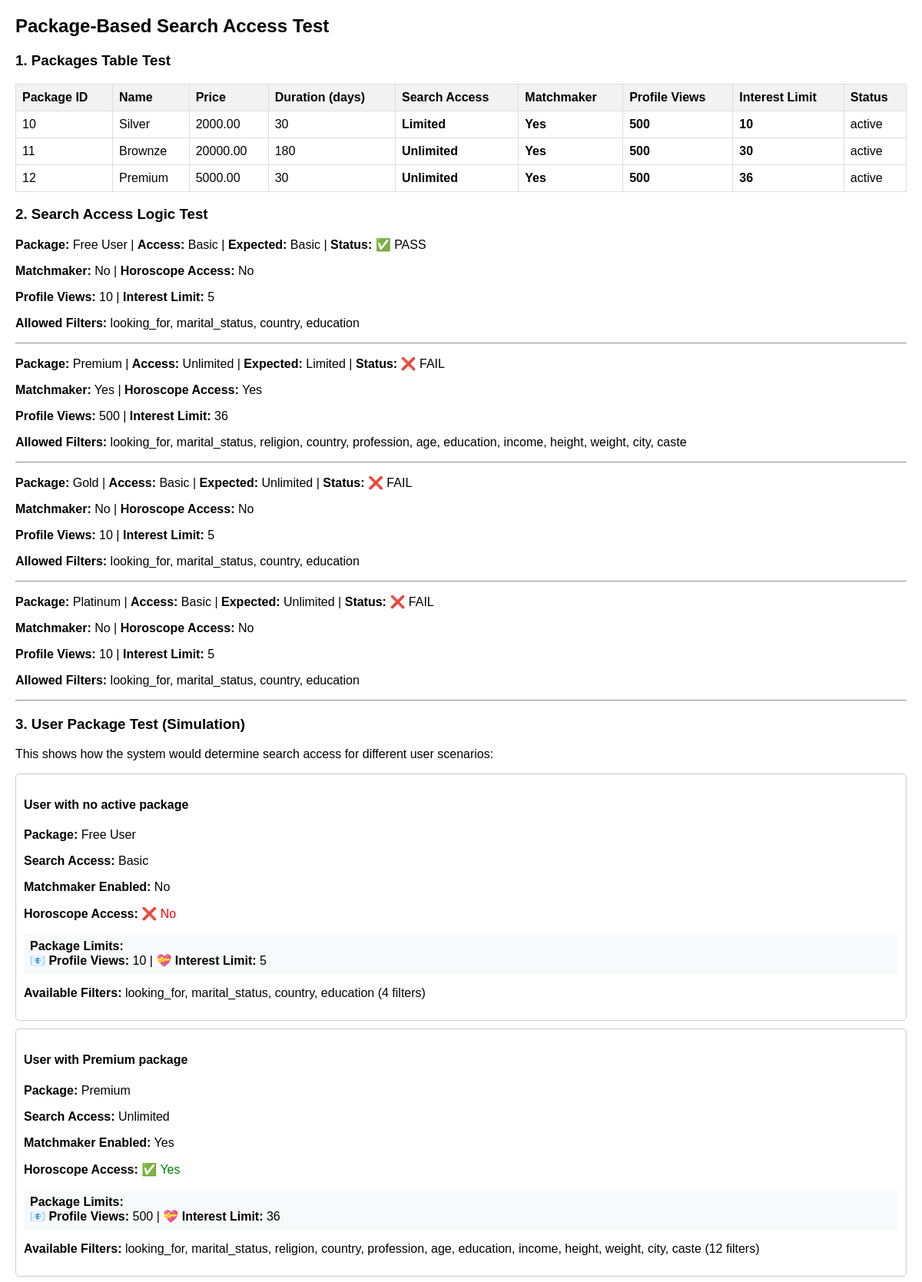
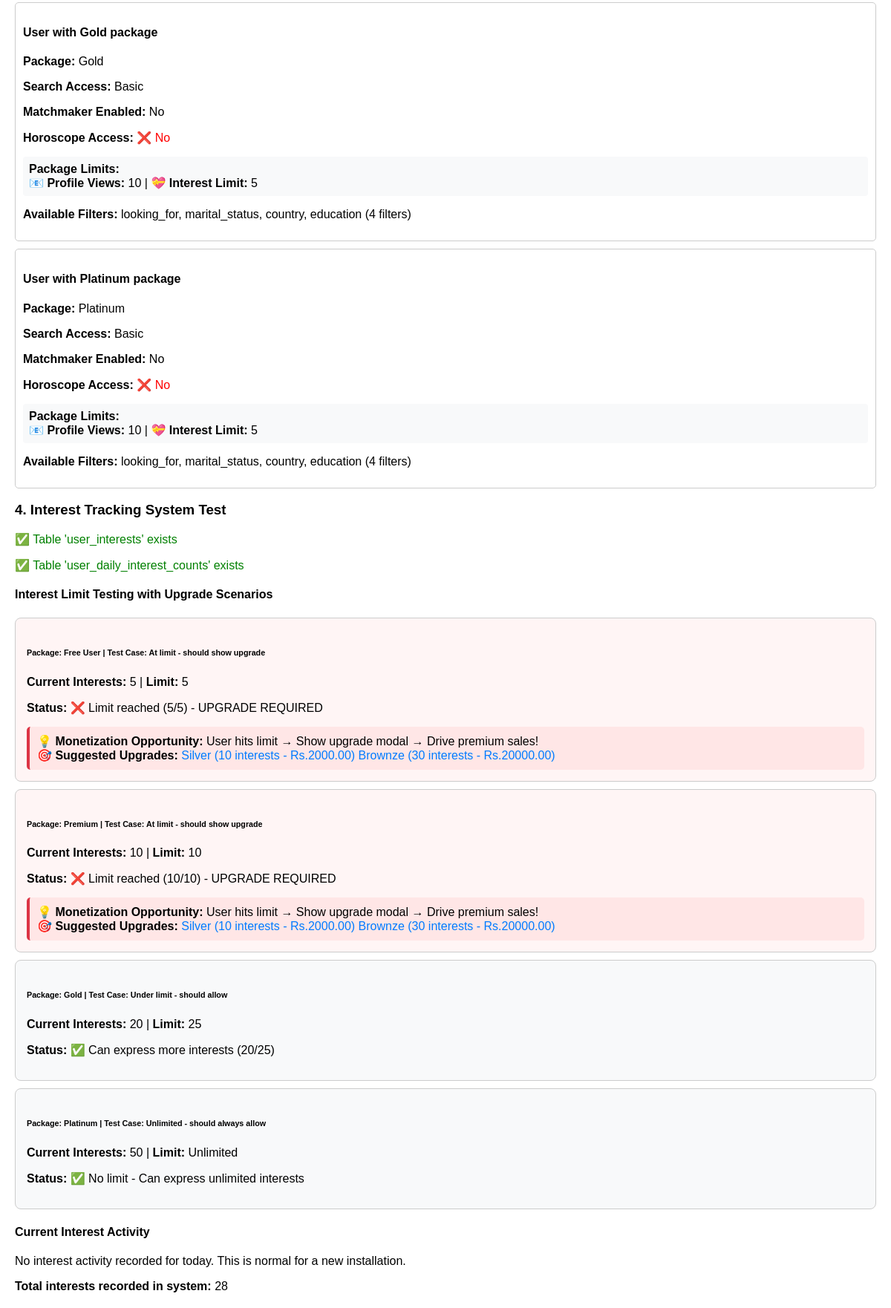
The page /Appthennilavu/test_packages.php on the database its author committed (2 pictures, top to bottom).
### tables this page shows
CREATE TABLE `packages` (
  `package_id` int(11) NOT NULL,
  `name` varchar(100) NOT NULL,
  `price` decimal(10,2) NOT NULL,
  `duration_days` int(11) NOT NULL,
  `status` enum('active','inactive','draft') DEFAULT 'active',
  `description` text DEFAULT NULL,
  `created_at` timestamp NOT NULL DEFAULT current_timestamp(),
  `profile_views_limit` varchar(50) DEFAULT NULL,
  `interest_limit` varchar(50) DEFAULT NULL,
  `search_access` enum('Limited','Unlimited') DEFAULT 'Limited',
  `profile_view_enabled` enum('Yes','No') DEFAULT 'No',
  `profile_hide_enabled` enum('Yes','No') DEFAULT 'No',
  `matchmaker_enabled` enum('Yes','No') DEFAULT 'No'
);

### Appthennilavu/test_packages.php (the view, shortened to what this page needs)
<?php
$host = "localhost";
$user = "thennilavu_matrimonial";
$pass = "OYVuiEKfS@FQ";
$db = "thennilavu_thennilavu";
$conn = new mysqli($host, $user, $pass, $db);
echo "<h2>Package-Based Search Access Test</h2>";
echo "<h3>1. Packages Table Test</h3>";
$result = $conn->query("SELECT * FROM packages WHERE status = 'active'");
if ($result && $result->num_rows > 0) {
    echo "<table border='1' style='border-collapse: collapse; width: 100%;'>";
    echo "<tr><th>Package ID</th><th>Name</th><th>Price</th><th>Duration (days)</th><th>Search Access</th><th>Matchmaker</th><th>Profile Views</th><th>Interest Limit</th><th>Status</th></tr>";
    while ($row = $result->fetch_assoc()) {
        echo "<tr>";
        echo "<td>" . htmlspecialchars($row['package_id']) . "</td>";
        echo "<td>" . htmlspecialchars($row['name']) . "</td>";
        echo "<td>" . htmlspecialchars($row['price']) . "</td>";
        echo "<td>" . htmlspecialchars($row['duration_days']) . "</td>";
        echo "<td><strong>" . htmlspecialchars($row['search_access']) . "</strong></td>";
        echo "<td><strong>" . htmlspecialchars($row['matchmaker_enabled']) . "</strong></td>";
        echo "<td><strong>" . htmlspecialchars($row['profile_views_limit']) . "</strong></td>";
        echo "<td><strong>" . htmlspecialchars($row['interest_limit']) . "</strong></td>";
        echo "<td>" . htmlspecialchars($row['status']) . "</td>";
        echo "</tr>";
    }
    echo "</table>";
}
echo "<h3>2. Search Access Logic Test</h3>";
$test_packages = [
    ['name' => 'Free User', 'expected_access' => 'Basic'],
    ['name' => 'Premium', 'expected_access' => 'Limited'],
    ['name' => 'Gold', 'expected_access' => 'Unlimited'],
    ['name' => 'Platinum', 'expected_access' => 'Unlimited']
];
foreach ($test_packages as $test) {
    $package_name = $test['name'];
    $expected = $test['expected_access'];
    $search_access = 'Basic';
    $matchmaker_enabled = 'No';
    $interest_limit = '5';
    $profile_views_limit = '10';
    $stmt = $conn->prepare("SELECT search_access, matchmaker_enabled, interest_limit, profile_views_limit FROM packages WHERE name = ? AND status = 'active' LIMIT 1");
    $stmt->bind_param('s', $package_name);
    $stmt->execute();
    $stmt->bind_result($search_access, $matchmaker_enabled, $interest_limit, $profile_views_limit);
    if (!$stmt->fetch()) {
        $search_access = 'Basic';
        $matchmaker_enabled = 'No';
        $interest_limit = '5';
        $profile_views_limit = '10';
    }
    $allowed_filters = [];
    if ($search_access === 'Basic') {
        $allowed_filters = ['looking_for', 'marital_status', 'country', 'education'];
    } elseif ($search_access === 'Limited') {
        $allowed_filters = ['looking_for', 'marital_status', 'country', 'education', 'profession', 'caste', 'age', 'religion'];
    } elseif ($search_access === 'Unlimited') {
        $allowed_filters = ['looking_for', 'marital_status', 'religion', 'country', 'profession', 'age', 'education', 'income', 'height', 'weight', 'city', 'caste'];
    }
    $horoscope_access = ($matchmaker_enabled === 'Yes' && $search_access !== 'Basic');
    $status = ($search_access === $expected) ? "✅ PASS" : "❌ FAIL";
    echo "<p><strong>Package:</strong> $package_name | <strong>Access:</strong> $search_access | <strong>Expected:</strong> $expected | <strong>Status:</strong> $status</p>";
    echo "<p><strong>Matchmaker:</strong> $matchmaker_enabled | <strong>Horoscope Access:</strong> " . ($horoscope_access ? 'Yes' : 'No') . "</p>";
    echo "<p><strong>Profile Views:</strong> $profile_views_limit | <strong>Interest Limit:</strong> $interest_limit</p>";
    echo "<p><strong>Allowed Filters:</strong> " . implode(', ', $allowed_filters) . "</p>";
    echo "<hr>";
}
echo "<h3>3. User Package Test (Simulation)</h3>";
echo "<p>This shows how the system would determine search access for different user scenarios:</p>";
$user_scenarios = [
    ['package' => 'Free User', 'description' => 'User with no active package'],
    ['package' => 'Premium', 'description' => 'User with Premium package'],
    ['package' => 'Gold', 'description' => 'User with Gold package'],
    ['package' => 'Platinum', 'description' => 'User with Platinum package']
];
foreach ($user_scenarios as $scenario) {
    $package_name = $scenario['package'];
    $description = $scenario['description'];
    $search_access = 'Basic';
    $matchmaker_enabled = 'No';
    $interest_limit = '5';
    $profile_views_limit = '10';
    $stmt = $conn->prepare("SELECT search_access, matchmaker_enabled, interest_limit, profile_views_limit FROM packages WHERE name = ? AND status = 'active' LIMIT 1");
    $stmt->bind_param('s', $package_name);
    $stmt->execute();
    $stmt->bind_result($search_access, $matchmaker_enabled, $interest_limit, $profile_views_limit);
    if (!$stmt->fetch()) {
        $search_access = 'Basic';
        $matchmaker_enabled = 'No';
        $interest_limit = '5';
        $profile_views_limit = '10';
    }
    $allowed_filters = [];
    if ($search_access === 'Basic') {
        $allowed_filters = ['looking_for', 'marital_status', 'country', 'education'];
    } elseif ($search_access === 'Limited') {
        $allowed_filters = ['looking_for', 'marital_status', 'country', 'education', 'profession', 'caste', 'age', 'religion'];
    } elseif ($search_access === 'Unlimited') {
        $allowed_filters = ['looking_for', 'marital_status', 'religion', 'country', 'profession', 'age', 'education', 'income', 'height', 'weight', 'city', 'caste'];
    }
    $horoscope_access = ($matchmaker_enabled === 'Yes' && $search_access !== 'Basic');
    echo "<div style='border: 1px solid #ccc; padding: 10px; margin: 10px 0; border-radius: 5px;'>";
    echo "<h4>$description</h4>";
    echo "<p><strong>Package:</strong> $package_name</p>";
    echo "<p><strong>Search Access:</strong> $search_access</p>";
    echo "<p><strong>Matchmaker Enabled:</strong> $matchmaker_enabled</p>";
    echo "<p><strong>Horoscope Access:</strong> " . ($horoscope_access ? '<span style="color: green;">✅ Yes</span>' : '<span style="color: red;">❌ No</span>') . "</p>";
    echo "<div style='background: #f8f9fa; padding: 8px; border-radius: 4px; margin: 8px 0;'>";
    echo "<strong>Package Limits:</strong><br>";
    echo "📧 <strong>Profile Views:</strong> " . ($profile_views_limit === 'Unlimited' ? '♾️ Unlimited' : $profile_views_limit) . " | ";
    echo "💝 <strong>Interest Limit:</strong> " . ($interest_limit === 'Unlimited' ? '♾️ Unlimited' : $interest_limit);
    echo "</div>";
    echo "<p><strong>Available Filters:</strong> " . implode(', ', $allowed_filters) . " (" . count($allowed_filters) . " filters)</p>";
    echo "</div>";
}
echo "<h3>4. Interest Tracking System Test</h3>";
$interest_tables = ['user_interests', 'user_daily_interest_counts'];
$tables_exist = true;
foreach ($interest_tables as $table) {
    $check_table = $conn->query("SHOW TABLES LIKE '$table'");
    if (!$check_table || $check_table->num_rows === 0) {
        echo "<p style='color: red;'>❌ Table '$table' not found. Please run setup_interests.sql</p>";
        $tables_exist = false;
    } else {
        echo "<p style='color: green;'>✅ Table '$table' exists</p>";
    }
}
if ($tables_exist) {
    echo "<h4>Interest Limit Testing with Upgrade Scenarios</h4>";
    $interest_test_scenarios = [
        ['package' => 'Free User', 'current_interests' => 5, 'limit' => '5', 'test_case' => 'At limit - should show upgrade'],
        ['package' => 'Premium', 'current_interests' => 10, 'limit' => '10', 'test_case' => 'At limit - should show upgrade'],
        ['package' => 'Gold', 'current_interests' => 20, 'limit' => '25', 'test_case' => 'Under limit - should allow'],
        ['package' => 'Platinum', 'current_interests' => 50, 'limit' => 'Unlimited', 'test_case' => 'Unlimited - should always allow']
    ];
    foreach ($interest_test_scenarios as $scenario) {
        $package_name = $scenario['package'];
        $current_count = $scenario['current_interests'];
        $limit = $scenario['limit'];
        $test_case = $scenario['test_case'];
        $limit_status = "";
        $upgrade_needed = false;
        if ($limit === 'Unlimited') {
            $limit_status = "✅ No limit - Can express unlimited interests";
        } else {
            $limit_value = (int)$limit;
            if ($current_count >= $limit_value) {
                $limit_status = "❌ Limit reached ($current_count/$limit_value) - UPGRADE REQUIRED";
                $upgrade_needed = true;
            } else {
                $limit_status = "✅ Can express more interests ($current_count/$limit_value)";
            }
        }
        $upgrade_suggestions = "";
        if ($upgrade_needed) {
            $upgrade_query = "SELECT name, price, interest_limit FROM packages
                             WHERE status = 'active' AND name != '$package_name'
                             ORDER BY CASE
                                 WHEN interest_limit = 'Unlimited' THEN 999
                                 ELSE CAST(interest_limit AS UNSIGNED)
                             END ASC, price ASC LIMIT 2";
            $upgrade_result = $conn->query($upgrade_query);
            if ($upgrade_result && $upgrade_result->num_rows > 0) {
                $upgrade_suggestions = "<br><strong>🎯 Suggested Upgrades:</strong> ";
                while ($upgrade = $upgrade_result->fetch_assoc()) {
                    $limitText = $upgrade['interest_limit'] === 'Unlimited' ? '∞' : $upgrade['interest_limit'];
                    $upgrade_suggestions .= "<span style='color: #007bff;'>{$upgrade['name']} ({$limitText} interests - Rs.{$upgrade['price']})</span> ";
                }
            }
        }
        echo "<div style='border: 1px solid #ccc; padding: 15px; margin: 10px 0; border-radius: 8px; background: " .
             ($upgrade_needed ? "#fff5f5" : "#f8f9fa") . ";'>";
        echo "<h6><strong>Package:</strong> $package_name | <strong>Test Case:</strong> $test_case</h6>";
        echo "<p><strong>Current Interests:</strong> $current_count | <strong>Limit:</strong> $limit</p>";
        echo "<p><strong>Status:</strong> $limit_status</p>";
        if ($upgrade_needed) {
            echo "<div style='background: #ffe6e6; padding: 10px; border-radius: 5px; border-left: 4px solid #dc3545;'>";
            echo "<strong>💡 Monetization Opportunity:</strong> User hits limit → Show upgrade modal → Drive premium sales!";
            echo $upgrade_suggestions;
            echo "</div>";
        }
        echo "</div>";
    }
    echo "<h4>Current Interest Activity</h4>";
    $today_interests = $conn->query("
        SELECT uic.user_id, uic.likes_count, u.username
        FROM user_daily_interest_counts uic
        LEFT JOIN users u ON uic.user_id = u.id
        WHERE uic.interest_date = CURDATE()
        ORDER BY uic.likes_count DESC
        LIMIT 10
    ");
    if ($today_interests && $today_interests->num_rows > 0) {
        echo "<table border='1' style='border-collapse: collapse; width: 100%;'>";
        echo "<tr><th>User ID</th><th>Username</th><th>Today's Interests</th></tr>";
        while ($row = $today_interests->fetch_assoc()) {
            echo "<tr>";
            echo "<td>" . htmlspecialchars($row['user_id']) . "</td>";
            echo "<td>" . htmlspecialchars($row['username'] ?? 'N/A') . "</td>";
            echo "<td><strong>" . htmlspecialchars($row['likes_count']) . "</strong></td>";
            echo "</tr>";
        }
        echo "</table>";
    } else {
        echo "<p>No interest activity recorded for today. This is normal for a new installation.</p>";
    }
    $total_interests = $conn->query("SELECT COUNT(*) as total FROM user_interests");
    if ($total_interests) {
        $total_count = $total_interests->fetch_assoc()['total'];
        echo "<p><strong>Total interests recorded in system:</strong> $total_count</p>";
    }
}
?>

### Appthennilavu/test_packages.php (style rules this page uses)
table { border-collapse: collapse; width: 100%; margin: 10px 0; }
th, td { border: 1px solid #ddd; padding: 8px; text-align: left; }
th { background-color: #f2f2f2; }

### rows shown on the page
packages: package_id "10", name "Silver", price "2000.00", duration_days "30", search_access "Limited", matchmaker_enabled "Yes", profile_views_limit "500", interest_limit "10", status "active"
packages: package_id "11", name "Brownze", price "20000.00", duration_days "180", search_access "Unlimited", matchmaker_enabled "Yes", profile_views_limit "500", interest_limit "30", status "active"
packages: package_id "12", name "Premium", price "5000.00", duration_days "30", search_access "Unlimited", matchmaker_enabled "Yes", profile_views_limit "500", interest_limit "36", status "active", package_name "Premium", expected "Limited", search_access "❌ FAIL", allowed_filters "looking_for, marital_status, religion, country, profession, age, education, income, height, weight, city, caste", description "User with Premium package", shows "✅ Yes", count($allowed_filters) "12"

### other values the page prints
$package_name "Free User"
$search_access "Basic"
$expected "Basic"
$status "✅ PASS"
$matchmaker_enabled "No"
$profile_views_limit "10"
$interest_limit "5"
implode(', ', $allowed_filters) "looking_for, marital_status, country, education"
$package_name "Gold"
$expected "Unlimited"
$status "❌ FAIL"
$package_name "Platinum"
$description "User with no active package"
count($allowed_filters) "4"
$description "User with Gold package"
